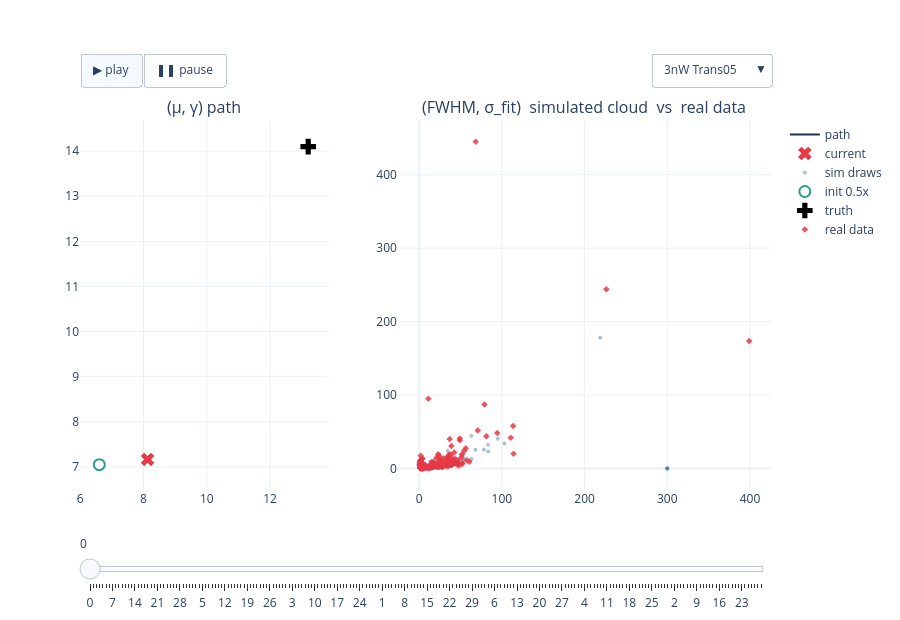

Source (notebook cell):
### Code cell
# FIG 1b — 3nW interactive: path + cloud, experiment dropdown + play/slider   (22a verbatim)
fig_3nW = build_power_figure(RESULTS, '3nW')
if fig_3nW is not None:
    _h = os.path.join(REPO_ROOT, 'notebooks', '23_fisher_uncertainties', '23c-fig1b-3nW-paths-clouds.html')
    fig_3nW.write_html(_h, include_plotlyjs='cdn', config=CONFIG_PLOT)
    print('wrote', _h, f'({os.path.getsize(_h)/1e6:.1f} MB)')
    fig_3nW.show(config=CONFIG_PLOT)
